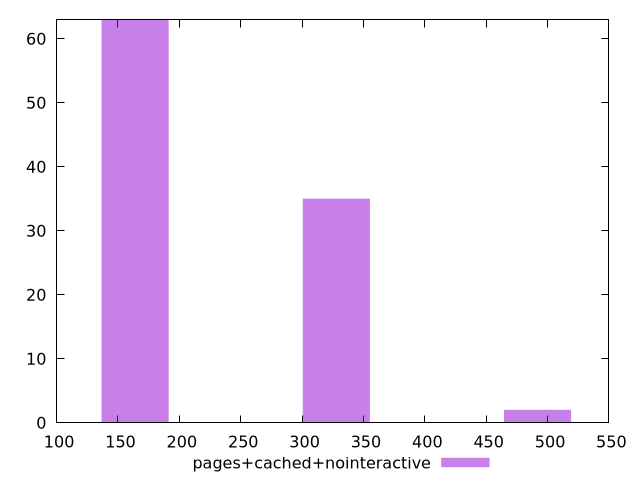

gnuplot code for this plot:
$_pagesCachedNointeractive <<EOF
163.95174088259026 63
327.9034817651805 35
491.85522264777074 2
EOF
set key outside below
set terminal pngcairo
set output "report_00004_2020-11-02T20-21-41.718Z/uses-http2/pages+cached+nointeractive//raw_hist.png"
set yrange [0:63]
set boxwidth 54.65058029419675
set style fill transparent solid 0.5 noborder
plot $_pagesCachedNointeractive title "pages+cached+nointeractive" with boxes ,
